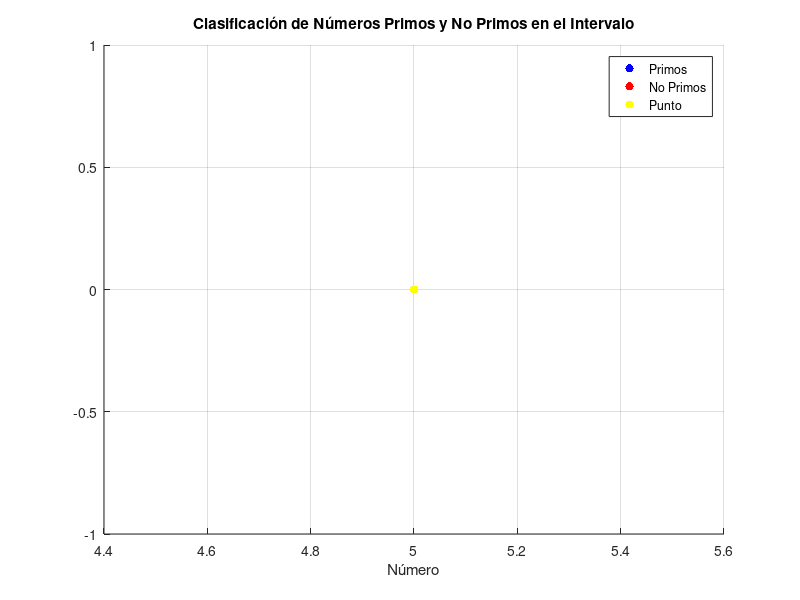

Here is the MATLAB script that generated this plot:
clc;
close all;
warning off all;

minc1 = input('Ingrese el valor mínimo del intervalo: ');
maxc1 = input('Ingrese el valor máximo del intervalo: ');

% Inicializar las clases para números primos y no primos
ClasePrimos = [];
ClaseNoPrimos = [];

% Recorremos el intervalo y clasificamos los números
for num = minc1:maxc1
    if isprime(num)
        ClasePrimos = [ClasePrimos, num];
    else
        ClaseNoPrimos = [ClaseNoPrimos, num];
    end
end
numero_a_clasificar = input('Ingrese un número para clasificar: ');
if numero_a_clasificar>maxc1
    fprintf('No esta en el intervalo')
elseif numero_a_clasificar<minc1
    fprintf('No esta en el intervalo')
else
    distancia_euclidiana_primos = abs(ClasePrimos - numero_a_clasificar);
    distancia_euclidiana_no_primos = abs(ClaseNoPrimos - numero_a_clasificar);

    if min(distancia_euclidiana_primos) <= min(distancia_euclidiana_no_primos)
        fprintf('El número %d pertenece a la clase de Primos.\n', numero_a_clasificar);
    else
        fprintf('El número %d pertenece a la clase de No Primos.\n', numero_a_clasificar);
    end
end

% Visualizar las dos clases
figure;
scatter(ClasePrimos, zeros(size(ClasePrimos)), 'filled', 'MarkerFaceColor', 'b');
hold on;
grid on;
scatter(ClaseNoPrimos, zeros(size(ClaseNoPrimos)), 'filled', 'MarkerFaceColor', 'r');
title('Clasificación de Números Primos y No Primos en el Intervalo');
xlabel('Número');

hold on;
scatter(numero_a_clasificar,zeros(size(numero_a_clasificar )),'filled', 'MarkerFaceColor', 'y')
legend('Primos', 'No Primos','Punto');